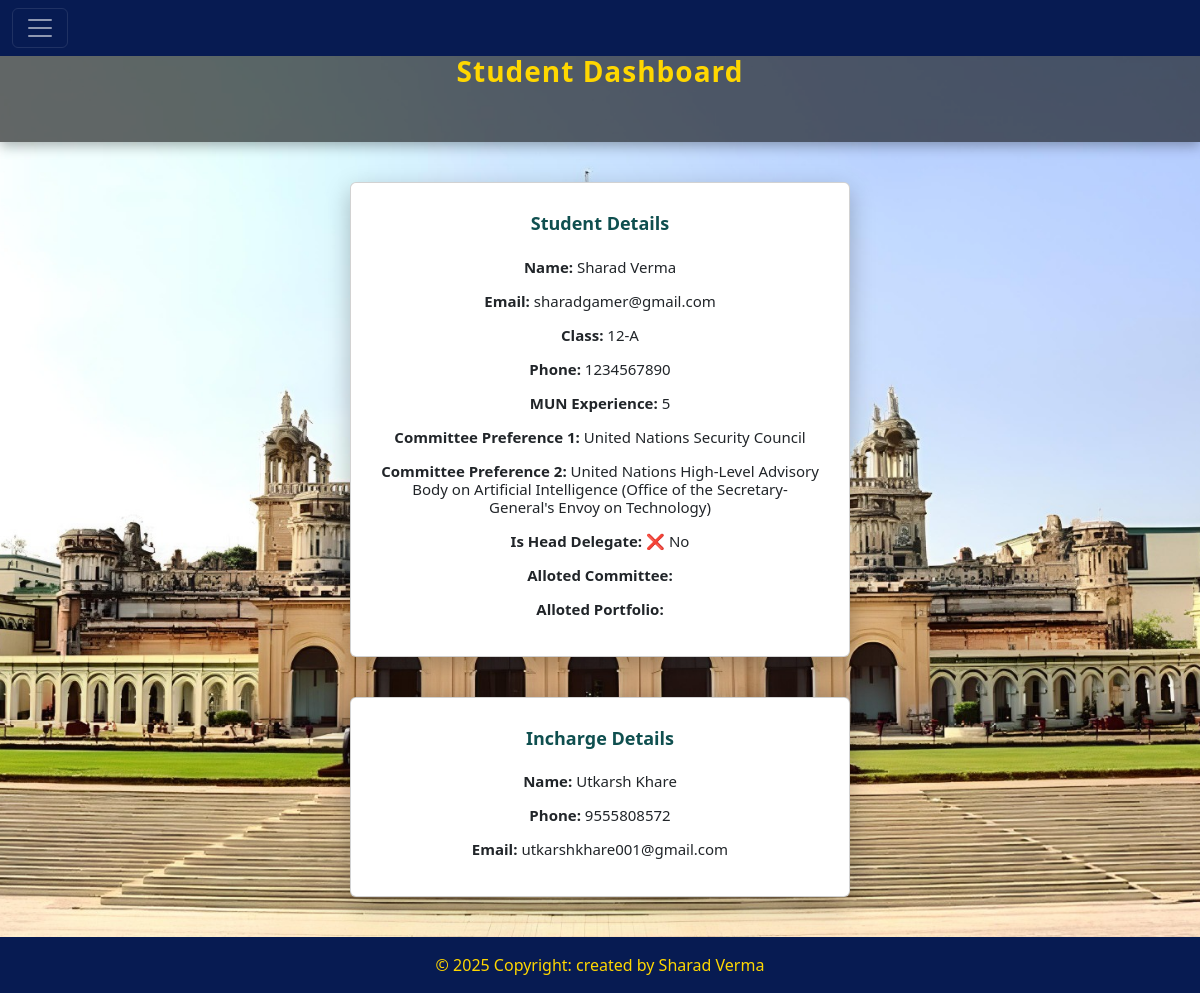
Screenshot of /dashboard/ (signed in) with the database file from the repository.
### school_app/models.py (models this page shows, shortened)
class Student(models.Model):
    COMMITTEE_CHOICES = [
        ("United Nations General Assembly- Social, Humanitarian and Cultural Committee (Third Committee)", "United Nations General Assembly- Social, Humanitarian and Cultural Committee (Third Committee)"), #1
        ("Assembly of the African Union", "Assembly of the African Union"), #2
        ("International Seabed Authority (Legal and Technical Commission)", "International Seabed Authority (Legal and Technical Commission)"), #3
        ("United Nations High-Level Advisory Body on Artificial Intelligence (Office of the Secretary-General's Envoy on Technology)", "United Nations High-Level Advisory Body on Artificial Intelligence (Office of the Secretary-General's Envoy on Technology)"), #4
        ("United Nations Security Council", "United Nations Security Council"), #5
        ("Meeting of Harvard Corporation and the Board of Overseers", "Meeting of Harvard Corporation and the Board of Overseers"), #6
        ("Executive Review Meeting of the Directorate-General of Civil Aviation. (Ministry of Civil Aviation, Government of India)", "Executive Review Meeting of the Directorate-General of Civil Aviation. (Ministry of Civil Aviation, Government of India)"), #7
        ("People’s Court of Athens, 399 BCE", "People’s Court of Athens, 399 BCE"), #8
        ("National Emergency Coordination Council", "National Emergency Coordination Council"), #9
        ("The Sovereignty Expropriation Directorate", "The Sovereignty Expropriation Directorate"), #10
        ("Executive Command of the Nasrid Emirate", "Executive Command of the Nasrid Emirate"), #11
        ("International Press - Journalism", "International Press - Journalism"), #12
        ("International Press - Photography", "International Press - Photography"), #13
        ("Ad-Hoc Committee of the Secretary-General", "Ad-Hoc Committee of the Secretary-General"), #14
    ]
    student_name = models.CharField(max_length=100,null=False)
    student_class = models.CharField(max_length=10,null=False)
    student_school_name= models.CharField(max_length=500,null=False,default="")
    student_phone_number = models.CharField(max_length=10,null=False)
    student_email = models.EmailField(max_length=100,primary_key=True)
    student_password = models.CharField(max_length=45,null=False)
    mun_experience = models.CharField(max_length=10,null=False)
    committee_preference_1 = models.CharField(max_length=500, choices=COMMITTEE_CHOICES)
    committee_preference_2 = models.CharField(max_length=500, choices=COMMITTEE_CHOICES)
    is_head_delegate = models.BooleanField(default=False)
    incharge_name = models.CharField(max_length=100,null=False)
    incharge_phone_number = models.CharField(max_length=10,null=False)
    incharge_email = models.EmailField(max_length=100)
    alloted_committee = models.CharField(max_length=500,blank=True,null=True)
    alloted_portfolio = models.CharField(max_length=500,blank=True,null=True)

### school_app/student_views.py (the view)
# urls.py: path("dashboard/",student_views.dashboard_student,name="dashboard_student"),
def dashboard_student(request):
    if request.method=="GET":
        email = request.session["student_key"]
        student_obj = Student.objects.get(student_email=email)
        student_dict = {"student":student_obj}
        return render(request,'school_app/student/student_dashboard.html',student_dict)

### school_app/templates/school_app/student/student_dashboard.html (shortened to what this page needs)
<!DOCTYPE html>
{% load static %}
<html lang="en">
<head>
  {% include 'school_app/common/common_css.html' %}
</head>
<body>
<div class="main-div">
  {% include 'school_app/student/student_header.html' %}
  <div class="banner">
    Student Dashboard
  </div>
  <div class="card">
    <h3>Student Details</h3>
    <h6><b>Name:</b> {{ student.student_name }}</h6>
    <h6><b>Email:</b> {{ student.student_email }}</h6>
    <h6><b>Class:</b> {{ student.student_class }}</h6>
    <h6><b>Phone:</b> {{ student.student_phone_number }}</h6>
    <h6><b>MUN Experience:</b> {{ student.mun_experience }}</h6>
    <h6><b>Committee Preference 1:</b> {{ student.committee_preference_1 }}</h6>
    <h6><b>Committee Preference 2:</b> {{ student.committee_preference_2 }}</h6>
    <h6><b>Is Head Delegate:</b>
      {% if student.is_head_delegate %}
        ✅ Yes
      {% else %}
        ❌ No
      {% endif %}
    </h6>
    <h6><b>Alloted Committee:</b> {{ student.alloted_committee }}</h6>
    <h6><b>Alloted Portfolio:</b> {{ student.alloted_portfolio }}</h6>
  </div>
  <div class="card">
    <h3>Incharge Details</h3>
    <h6><b>Name:</b> {{ student.incharge_name }}</h6>
    <h6><b>Phone:</b> {{ student.incharge_phone_number }}</h6>
    <h6><b>Email:</b> {{ student.incharge_email }}</h6>
  </div>
</div>
{% include 'school_app/common/footer.html' %}
</body>
</html>

### school_app/static/school_app/css/custom_style.css (style rules this page uses)
html,body { min-height: 100vh; display: flex; flex-direction: column; }
.main-div { flex:1 }

### rows the page displays
Student: student_name "Sharad Verma", student_email "sharadgamer@gmail.com", student_class "12-A", student_phone_number "1234567890", mun_experience "5", committee_preference_1 "United Nations Security Council", committee_preference_2 "United Nations High-Level Advisory Body on Artificial Intelligence (Office of the Secretary-General's Envoy on Technology)", incharge_name "Utkarsh Khare", incharge_phone_number "9555808572", incharge_email "utkarshkhare001@gmail.com"
